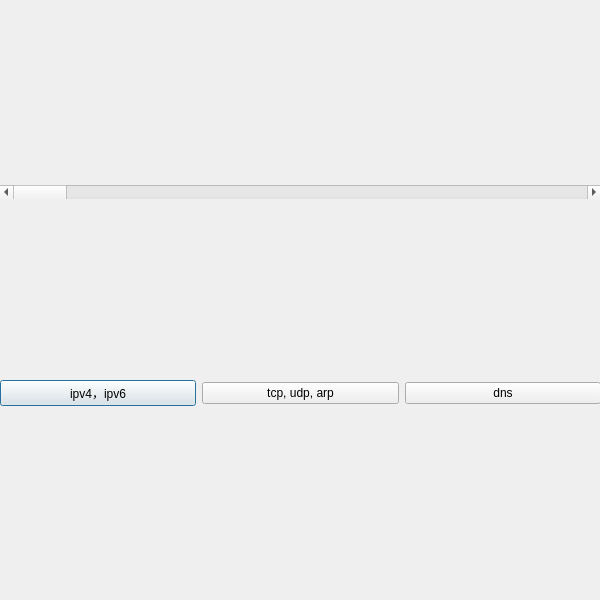
<?xml version="1.0" encoding="UTF-8"?>
<ui version="4.0">
 <class>Dialog</class>
 <widget class="QDialog" name="Dialog">
  <property name="geometry">
   <rect>
    <x>0</x>
    <y>0</y>
    <width>600</width>
    <height>600</height>
   </rect>
  </property>
  <property name="minimumSize">
   <size>
    <width>600</width>
    <height>600</height>
   </size>
  </property>
  <property name="maximumSize">
   <size>
    <width>600</width>
    <height>600</height>
   </size>
  </property>
  <property name="windowTitle">
   <string>Dialog</string>
  </property>
  <property name="sizeGripEnabled">
   <bool>false</bool>
  </property>
  <widget class="QWidget" name="verticalLayoutWidget">
   <property name="geometry">
    <rect>
     <x>0</x>
     <y>10</y>
     <width>601</width>
     <height>571</height>
    </rect>
   </property>
   <layout class="QVBoxLayout" name="verticalLayout">
    <item>
     <layout class="QGridLayout" name="gridLayout"/>
    </item>
    <item>
     <widget class="QScrollBar" name="horizontalScrollBar">
      <property name="orientation">
       <enum>Qt::Horizontal</enum>
      </property>
     </widget>
    </item>
    <item>
     <layout class="QHBoxLayout" name="horizontalLayout">
      <item>
       <widget class="QPushButton" name="pushButton">
        <property name="sizePolicy">
         <sizepolicy hsizetype="Minimum" vsizetype="Maximum">
          <horstretch>0</horstretch>
          <verstretch>0</verstretch>
         </sizepolicy>
        </property>
        <property name="text">
         <string>ipv4，ipv6</string>
        </property>
       </widget>
      </item>
      <item>
       <widget class="QPushButton" name="pushButton_2">
        <property name="sizePolicy">
         <sizepolicy hsizetype="Minimum" vsizetype="Maximum">
          <horstretch>0</horstretch>
          <verstretch>0</verstretch>
         </sizepolicy>
        </property>
        <property name="text">
         <string>tcp, udp, arp</string>
        </property>
       </widget>
      </item>
      <item>
       <widget class="QPushButton" name="pushButton_3">
        <property name="sizePolicy">
         <sizepolicy hsizetype="Minimum" vsizetype="Maximum">
          <horstretch>0</horstretch>
          <verstretch>0</verstretch>
         </sizepolicy>
        </property>
        <property name="text">
         <string>dns</string>
        </property>
       </widget>
      </item>
     </layout>
    </item>
   </layout>
  </widget>
 </widget>
 <resources/>
 <connections/>
</ui>
